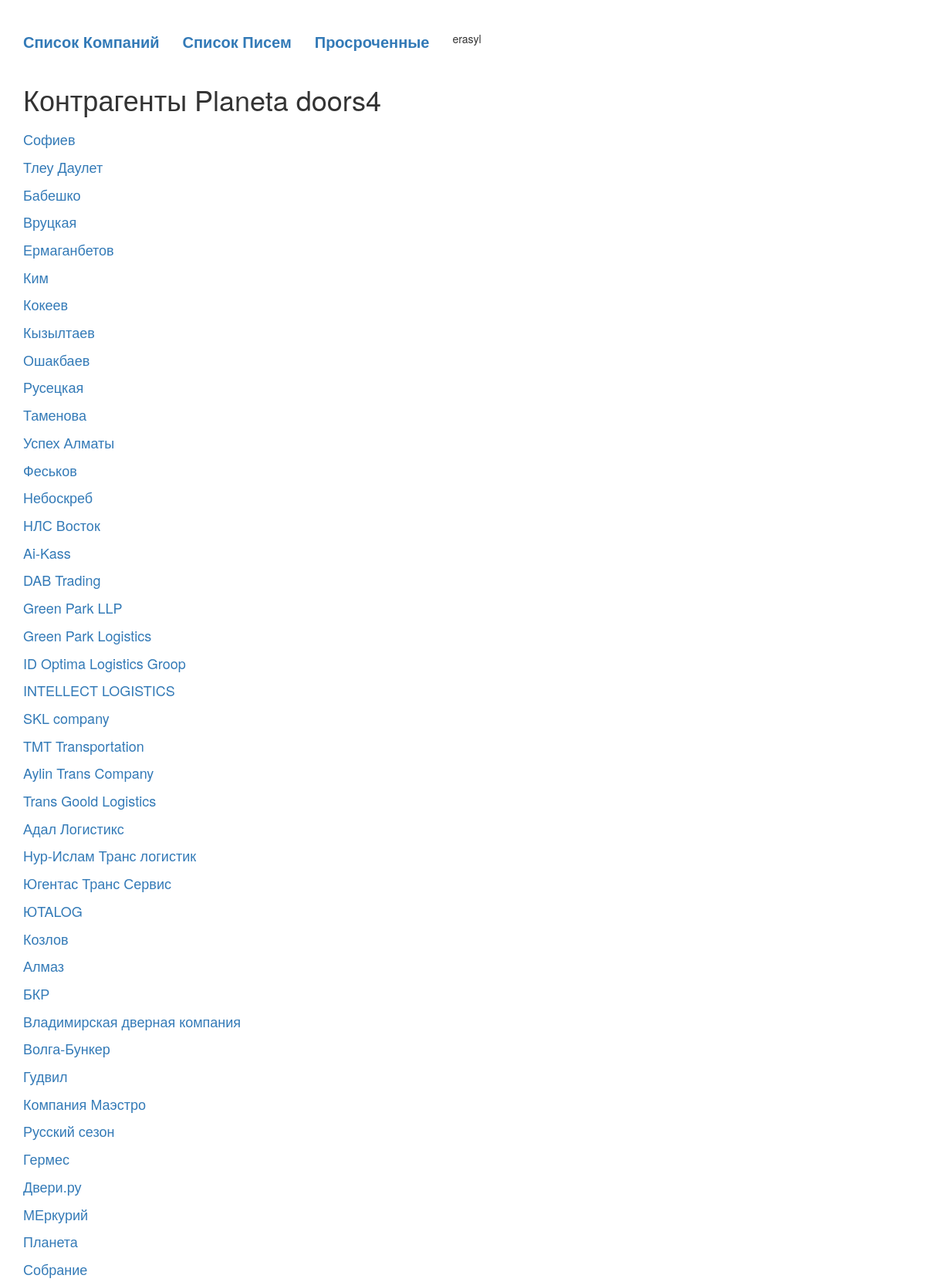
Screenshot of /entity_list/4/ (signed in, upper part) with the database file from the repository.
### blog/models.py (models this page shows, shortened)
class OwnCompany(models.Model):
    name = models.CharField('Название Юр.  Лица', max_length=200)
    ebin = models.CharField('БИН РК', max_length=14, blank=True)
    adress = models.CharField('Адрес', max_length=200, blank=True)
    def __str__(self):
        return self.name + str(self.id)

class Dogovor(models.Model):
    created_at = models.DateField(auto_now_add=True, null=True,)
    init = models.ForeignKey(Worker, on_delete=models.CASCADE, verbose_name='Инициатор', default='')
    own_company = models.ForeignKey(OwnCompany, on_delete=models.CASCADE, null=True, verbose_name='Сторона 1')
    signer_one = models.CharField('Подписант 1', max_length=1, choices=signer_choice, default='1')
    side_two = models.ForeignKey(Entity, on_delete=models.CASCADE, null=True, verbose_name='Сторона 2', related_name='Side 2+')
    signer_two = models.CharField('Подписант 2', max_length=1, choices=signer_choice, default='1')
    side_three = models.ForeignKey(Entity, on_delete=models.CASCADE, null=True, blank=True, verbose_name='Сторона 3', related_name='Side 3+')
    signer_three = models.CharField('Подписант 3', max_length=1, choices=signer_choice, blank=True, default='1')
    number = models.CharField('Номер Договора', max_length=100, blank=True, default='')
    originity = models.CharField('Имеется Оригинал', max_length=1, choices=resident_choice, default='1')
    renew = models.CharField('Авто Продление', max_length=1, choices=resident_choice, default='1')
    date_start = models.DateField('Дата Договора', null=True)
    date_end = models.DateField('Окончание Договора', null=True)
    upload_file = models.FileField(null=True, blank=True, upload_to=file_path)
    subs = models.ForeignKey(Sub, on_delete=models.CASCADE, null=True, blank= True, verbose_name='Допника')
    status = models.CharField('Статус', max_length=20, default='current', editable=False)
    upload_file2 = models.FileField(null=True, blank=True, upload_to=file_path)
    upload_file3 = models.FileField(null=True, blank=True, upload_to=file_path)
    upload_file4 = models.FileField(null=True, blank=True, upload_to=file_path)
    upload_file5 = models.FileField(null=True, blank=True, upload_to=file_path)

class Entity(models.Model):
    name = models.CharField('Название Юр. Лица', max_length=200)
    side_one = models.CharField('Резидент РК', max_length=1, choices=resident_choice, default='1')
    ebin = models.CharField('БИН РК', max_length=12, blank=True)
    etype = models.CharField('Тип организаций', max_length=1, choices=entity_type)
    adress = models.CharField('Адрес', max_length=200, blank=True)
    ebin2 = models.CharField('Иностранный Номер', max_length=200, blank=True)
    class Meta:
        ordering = ['name']

### blog/views.py (the view)
# urls.py: path('entity_list/<int:pk>/', views.entity_list, name='entity_list'),
def entity_list(request, pk):
    dogovors = Dogovor.objects.filter(own_company_id = pk).filter(status='current')
    company = OwnCompany.objects.get(id=pk)
    entitys = Entity.objects.order_by('name')
    context = {
        'dogovors': dogovors,
        'company': company,
        'entitys': entitys,
    }
    return render(request, 'blog/entity_list.html', context)

### blog/templates/blog/entity_list.html (shortened to what this page needs)
{% extends 'blog/base.html' %}
{% block content %}
    <div class="entity_list">
        {% if company %}
            <h1>Контрагенты {{ company }}</h1>
        {% endif %}
        <div id="check_list">
            {% for dogovor in dogovors %}
                <a href="{% url 'dogovor_list' pk=dogovor.own_company.id pk_alt=dogovor.side_two.id %}" class="{{dogovor.side_two.name}}" id="{{dogovor.side_two.name}}">
                    <div class="name">{{ dogovor.side_two.name }}</div>
                </a>
            {% endfor %}
        </div>
    </div>
{% endblock %}

### blog/templates/blog/base.html (shortened to what this page needs)
{% load static %}
{% if user.is_authenticated %}
    <html>
        <head>
            <link rel="stylesheet" href="//maxcdn.bootstrapcdn.com/bootstrap/3.2.0/css/bootstrap.min.css">
            <link rel="stylesheet" href="//maxcdn.bootstrapcdn.com/bootstrap/3.2.0/css/bootstrap-theme.min.css">
            <link rel="stylesheet" href="/static/css/style.css">
        </head>
        <body>
            {% if user.get_username == 'Law' or user.is_superuser %}
                <div class="container header">
                    <a href="{% url 'company_list' %}"><div>Список Компаний</div></a>
                    <a href="{% url 'mail_list' %}"><div>Список Писем</div></a>
                    <a href="{% url 'expired_list' %}"><div>Просроченные</div></a>
                    {{ user.get_username }}
                </div>
            {% endif %}
            <div class="container">
                {% block content %}
                {% endblock %}
            </div>
        </body>
    </html>
{% else %}
    Please Login
    <a href="{% url 'user_login' %}"><div>Sign in</div></a>
{% endif %}

### blog/static/css/style.css (style rules this page uses)
.entity_list .name { margin-top: 10px; font-size: 18px; }
.entity_list h1 { margin-bottom: 20px; }
.header { display: flex; margin-top: 40px; margin-bottom: 20px; }
.header div { margin-right: 30px; font-size: 20px; font-weight: bold; }

### rows the page displays
OwnCompany: name+id "Planeta doors4"
Dogovor: side_two.name "Софиев"
Dogovor: side_two.name "Тлеу Даулет"
Dogovor: side_two.name "Бабешко"
Dogovor: side_two.name "Вруцкая"
Dogovor: side_two.name "Ермаганбетов"
Dogovor: side_two.name "Ким"
Dogovor: side_two.name "Кокеев"
Dogovor: side_two.name "Кызылтаев"
Dogovor: side_two.name "Ошакбаев"
Dogovor: side_two.name "Русецкая"
Dogovor: side_two.name "Таменова"
Dogovor: side_two.name "Успех Алматы"
Dogovor: side_two.name "Феськов"
Dogovor: side_two.name "Небоскреб"
Dogovor: side_two.name "НЛС Восток"
Dogovor: side_two.name "Ai-Kass"
Dogovor: side_two.name "DAB Trading"
Dogovor: side_two.name "Green Park LLP"
Dogovor: side_two.name "Green Park Logistics"
Dogovor: side_two.name "ID Optima Logistics Groop"
Dogovor: side_two.name "INTELLECT LOGISTICS"
Dogovor: side_two.name "SKL company"
Dogovor: side_two.name "TMT Transportation"
Dogovor: side_two.name "Aylin Trans Company"
Dogovor: side_two.name "Trans Goold Logistics"
Dogovor: side_two.name "Адал Логистикс"
Dogovor: side_two.name "Нур-Ислам Транс логистик"
Dogovor: side_two.name "Югентас Транс Сервис"
Dogovor: side_two.name "ЮTALOG"
Dogovor: side_two.name "Козлов"
Dogovor: side_two.name "Алмаз"
Dogovor: side_two.name "БКР"
Dogovor: side_two.name "Владимирская дверная компания"
Dogovor: side_two.name "Волга-Бункер"
Dogovor: side_two.name "Гудвил"
Dogovor: side_two.name "Компания Маэстро"
Dogovor: side_two.name "Русский сезон"
Dogovor: side_two.name "Гермес"
Dogovor: side_two.name "Двери.ру"
Dogovor: side_two.name "МЕркурий"
Dogovor: side_two.name "Планета"
Dogovor: side_two.name "Собрание"

### other values shown
{{ user.get_username }} "erasyl"
